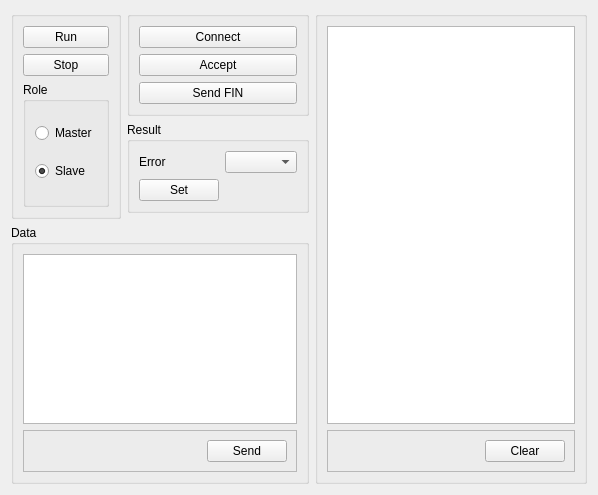
<?xml version="1.0" encoding="UTF-8"?>
<ui version="4.0">
 <class>InstanceWidget</class>
 <widget class="QWidget" name="InstanceWidget">
  <property name="geometry">
   <rect>
    <x>0</x>
    <y>0</y>
    <width>598</width>
    <height>495</height>
   </rect>
  </property>
  <property name="windowTitle">
   <string>Form</string>
  </property>
  <layout class="QGridLayout" name="gridLayout" columnstretch="1,1,3">
   <item row="0" column="0" rowspan="3">
    <widget class="QGroupBox" name="groupBox_3">
     <property name="title">
      <string/>
     </property>
     <layout class="QVBoxLayout" name="verticalLayout_2">
      <item>
       <widget class="QPushButton" name="butRun">
        <property name="text">
         <string>Run</string>
        </property>
       </widget>
      </item>
      <item>
       <widget class="QPushButton" name="butStop">
        <property name="text">
         <string>Stop</string>
        </property>
       </widget>
      </item>
      <item>
       <widget class="QGroupBox" name="groupBox">
        <property name="title">
         <string>Role</string>
        </property>
        <layout class="QVBoxLayout" name="verticalLayout">
         <item>
          <widget class="QRadioButton" name="rbMaster">
           <property name="text">
            <string>Master</string>
           </property>
          </widget>
         </item>
         <item>
          <widget class="QRadioButton" name="rbSlave">
           <property name="text">
            <string>Slave</string>
           </property>
           <property name="checked">
            <bool>true</bool>
           </property>
          </widget>
         </item>
        </layout>
       </widget>
      </item>
     </layout>
    </widget>
   </item>
   <item row="3" column="0" colspan="2">
    <widget class="QGroupBox" name="groupBox_2">
     <property name="title">
      <string>Data</string>
     </property>
     <layout class="QVBoxLayout" name="verticalLayout_5">
      <item>
       <widget class="QPlainTextEdit" name="pteDataToSend"/>
      </item>
      <item>
       <widget class="QFrame" name="frame_2">
        <property name="frameShape">
         <enum>QFrame::StyledPanel</enum>
        </property>
        <property name="frameShadow">
         <enum>QFrame::Raised</enum>
        </property>
        <layout class="QHBoxLayout" name="horizontalLayout_2">
         <item>
          <spacer name="horizontalSpacer_2">
           <property name="orientation">
            <enum>Qt::Horizontal</enum>
           </property>
           <property name="sizeHint" stdset="0">
            <size>
             <width>109</width>
             <height>20</height>
            </size>
           </property>
          </spacer>
         </item>
         <item>
          <widget class="QPushButton" name="butSendData">
           <property name="text">
            <string>Send</string>
           </property>
          </widget>
         </item>
        </layout>
       </widget>
      </item>
     </layout>
    </widget>
   </item>
   <item row="0" column="1">
    <widget class="QGroupBox" name="groupBox_4">
     <property name="title">
      <string/>
     </property>
     <layout class="QVBoxLayout" name="verticalLayout_3">
      <item>
       <widget class="QPushButton" name="butConnect">
        <property name="text">
         <string>Connect</string>
        </property>
       </widget>
      </item>
      <item>
       <widget class="QPushButton" name="butAccept">
        <property name="text">
         <string>Accept</string>
        </property>
       </widget>
      </item>
      <item>
       <widget class="QPushButton" name="butSendFin">
        <property name="text">
         <string>Send FIN</string>
        </property>
       </widget>
      </item>
     </layout>
    </widget>
   </item>
   <item row="0" column="2" rowspan="4">
    <widget class="QGroupBox" name="groupBox_5">
     <property name="title">
      <string/>
     </property>
     <layout class="QVBoxLayout" name="verticalLayout_4">
      <item>
       <widget class="QTextEdit" name="teLog"/>
      </item>
      <item>
       <widget class="QFrame" name="frame">
        <property name="frameShape">
         <enum>QFrame::StyledPanel</enum>
        </property>
        <property name="frameShadow">
         <enum>QFrame::Raised</enum>
        </property>
        <layout class="QHBoxLayout" name="horizontalLayout">
         <item>
          <spacer name="horizontalSpacer">
           <property name="orientation">
            <enum>Qt::Horizontal</enum>
           </property>
           <property name="sizeHint" stdset="0">
            <size>
             <width>40</width>
             <height>20</height>
            </size>
           </property>
          </spacer>
         </item>
         <item>
          <widget class="QPushButton" name="butClear">
           <property name="text">
            <string>Clear</string>
           </property>
          </widget>
         </item>
        </layout>
       </widget>
      </item>
     </layout>
    </widget>
   </item>
   <item row="1" column="1">
    <widget class="QGroupBox" name="groupBox_7">
     <property name="title">
      <string>Result</string>
     </property>
     <layout class="QGridLayout" name="gridLayout_4">
      <item row="0" column="0">
       <widget class="QLabel" name="label_3">
        <property name="text">
         <string>Error</string>
        </property>
       </widget>
      </item>
      <item row="0" column="1">
       <widget class="QComboBox" name="cbError"/>
      </item>
      <item row="1" column="0">
       <widget class="QPushButton" name="butSetResult">
        <property name="text">
         <string>Set</string>
        </property>
       </widget>
      </item>
     </layout>
    </widget>
   </item>
  </layout>
 </widget>
 <resources/>
 <connections/>
</ui>
